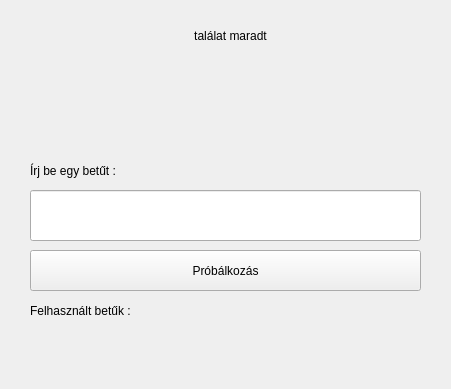
<?xml version="1.0" encoding="UTF-8"?>
<ui version="4.0">
 <class>MainWindow</class>
 <widget class="QMainWindow" name="MainWindow">
  <property name="geometry">
   <rect>
    <x>0</x>
    <y>0</y>
    <width>451</width>
    <height>389</height>
   </rect>
  </property>
  <property name="windowTitle">
   <string>MainWindow</string>
  </property>
  <widget class="QWidget" name="centralwidget">
   <widget class="QLabel" name="label">
    <property name="geometry">
     <rect>
      <x>30</x>
      <y>160</y>
      <width>111</width>
      <height>21</height>
     </rect>
    </property>
    <property name="text">
     <string>Írj be egy betűt :</string>
    </property>
   </widget>
   <widget class="QLabel" name="label_2">
    <property name="geometry">
     <rect>
      <x>30</x>
      <y>300</y>
      <width>121</width>
      <height>21</height>
     </rect>
    </property>
    <property name="text">
     <string>Felhasznált betűk :</string>
    </property>
   </widget>
   <widget class="QLineEdit" name="lineEdit">
    <property name="geometry">
     <rect>
      <x>30</x>
      <y>190</y>
      <width>391</width>
      <height>51</height>
     </rect>
    </property>
   </widget>
   <widget class="QLabel" name="guess_remained">
    <property name="geometry">
     <rect>
      <x>90</x>
      <y>20</y>
      <width>281</width>
      <height>31</height>
     </rect>
    </property>
    <property name="text">
     <string>találat maradt</string>
    </property>
    <property name="alignment">
     <set>Qt::AlignCenter</set>
    </property>
   </widget>
   <widget class="QPushButton" name="pushButton">
    <property name="geometry">
     <rect>
      <x>30</x>
      <y>250</y>
      <width>391</width>
      <height>41</height>
     </rect>
    </property>
    <property name="text">
     <string>Próbálkozás</string>
    </property>
   </widget>
  </widget>
 </widget>
 <resources/>
 <connections/>
</ui>
